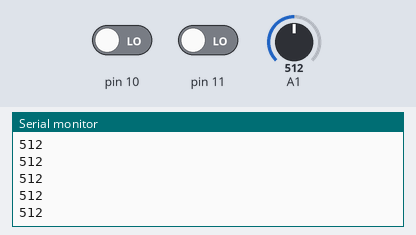
This sketch was run on a simulated Arduino Uno, built with avr-gcc and run on an emulated ATmega328P. Parts: the last lines printed to the serial monitor. The test bench sets the inputs (shaded band); at power-on: pin 10 LOW, pin 11 LOW, A1 = 512.

Above: at 1.2 s.
1.3 s: pin 10 driven HIGH
At 1.31 s:
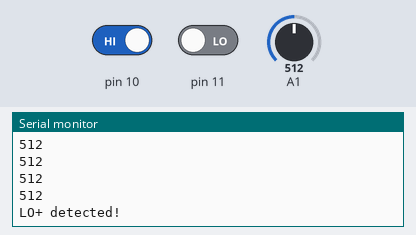
3.2 s: pin 11 driven HIGH
At 3.21 s:
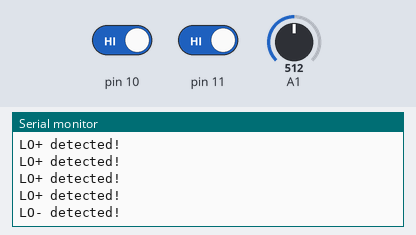

The sketch:

ECGArduinoSerial.ino
```cpp
void setup() {
  // put your setup code here, to run once:
  Serial.begin(9600);
  pinMode(10, INPUT);
  pinMode(11, INPUT);
}

void loop() {
  // put your main code here, to run repeatedly:
  if((digitalRead(11) == 1)){
    Serial.println("LO- detected!");
  }
  else if ((digitalRead(10) == 1)){
    Serial.println("LO+ detected!");
  }
  else {
      Serial.println(analogRead(A1));
  }
  delay(100);
}
```

Measured:
- after the input at 1.3 s, the serial monitor: prints a new line at once (image 1)
- after the input at 3.2 s, the serial monitor: prints a new line at once (image 2)
